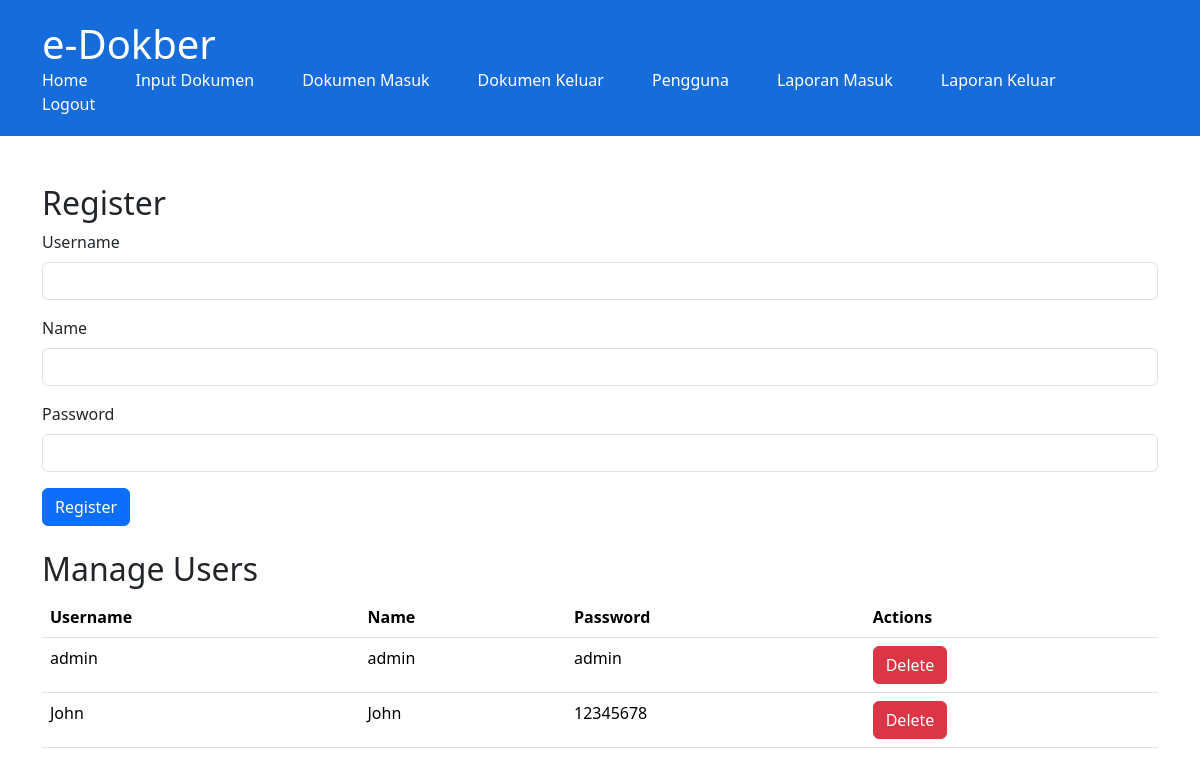
/register.php, run on the app's committed database.
### tables this page shows
CREATE TABLE IF NOT EXISTS `users` (
  `id` int NOT NULL AUTO_INCREMENT,
  `user_name` varchar(255) NOT NULL,
  `password` varchar(255) NOT NULL,
  `name` varchar(255) NOT NULL,
  `role` int NOT NULL DEFAULT '1',
  PRIMARY KEY (`id`)
);

### register.php (the view, shortened to what this page needs)
<?php
$servername = "localhost";
$username = "root";
$password = "";
$dbname = "test_db";
$koneksi = new mysqli($servername, $username, $password, $dbname);
?>
<!doctype html>
<html lang="en">
<head>
  <link rel="stylesheet" href="styles.css">
  <link rel="stylesheet" href="data.css">
    <link href="https://cdn.jsdelivr.net/npm/bootstrap@5.3.3/dist/css/bootstrap.min.css" rel="stylesheet">
</head>
<body>
    <header>
        <div class="container">
            <h1>e-Dokber</h1>
            <nav>
                <ul class="nav">
                    <li style="margin:0;padding:0;"><a class="text-white me-5" href="home.php">Home</a></li>
                    <li style="margin:0;padding:0;"><a class="text-white me-5" href="input.php">Input Dokumen</a></li>
                    <li style="margin:0;padding:0;"><a class="text-white me-5" href="data.php">Dokumen Masuk</a></li>
                    <li style="margin:0;padding:0;"><a class="text-white me-5" href="data_keluar.php">Dokumen Keluar</a></li>
                    <li style="margin:0;padding:0;"><a class="text-white me-5" href="register.php">Pengguna</a></li>
                    <li style="margin:0;padding:0;"><a class="text-white me-5" href="report.php">Laporan Masuk</a></li>
                    <li style="margin:0;padding:0;"><a class="text-white me-5" href="report_keluar.php">Laporan Keluar</a></li>
                    <li style="margin:0;padding:0;"><a class="text-white me-5" href="logout.php">Logout</a></li>
                </ul>
            </nav>
        </div>
    </header>
    <br><br>
    <div class="container">
        <h2>Register</h2>
        <form method="POST">
            <div class="mb-3">
                <label for="user_name" class="form-label">Username</label>
                <input type="text" class="form-control" id="user_name" name="user_name" required>
            </div>
            <div class="mb-3">
                <label for="name" class="form-label">Name</label>
                <input type="text" class="form-control" id="name" name="name" required>
            </div>
            <div class="mb-3">
                <label for="password" class="form-label">Password</label>
                <input type="password" class="form-control" id="password" name="password" required>
            </div>
            <button type="submit" class="btn btn-primary" name="register">Register</button>
        </form>
        <br>
        <h2>Manage Users</h2>
        <table class="table">
            <thead>
                <tr>
                    <th>Username</th>
                    <th>Name</th>
                    <th>Password</th>
                    <th>Actions</th>
                </tr>
            </thead>
            <tbody>
                <?php
                $result = $koneksi->query("SELECT * FROM users");
                while ($row = $result->fetch_assoc()) {
                    echo "<tr>
                        <td>{$row['user_name']}</td>
                        <td>{$row['name']}</td>
                        <td>{$row['password']}</td>
                        <td>
                            <a href='?delete={$row['id']}' class='btn btn-danger'>Delete</a>
                        </td>
                    </tr>";
                }
                ?>
            </tbody>
        </table>
    </div>
</body>
</html>

### styles.css (style rules this page uses)
* { margin: 0; padding: 0; box-sizing: border-box; }
body { font-family: Arial, sans-serif; line-height: 1.6; }
.container { max-width: 1200px; margin: 0 auto; padding: 0 20px; }
header { background: #176cdb; color: #fff; padding: 20px 0; }
header h1 { margin: 0; }
nav ul { list-style: none; }
nav ul li { display: inline; margin-right: 20px; }
nav ul li a { color: #fff; text-decoration: none; }

### data.css (style rules this page uses)
.btn { text-decoration: none; padding: 5px 10px; border-radius: 3px; color: #ffffff; }
.btn-primary { background-color: #2885a7; }
.btn-danger { background-color: #dc3545; }

### data on the page
users: user_name "admin", name "admin", password "admin"
users: user_name "John", name "John", password "12345678"
